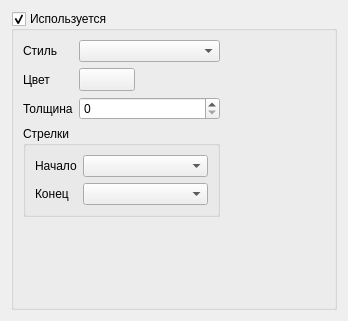
<?xml version="1.0" encoding="UTF-8"?>
<ui version="4.0">
 <class>EditPenWidget</class>
 <widget class="QWidget" name="EditPenWidget">
  <property name="geometry">
   <rect>
    <x>0</x>
    <y>0</y>
    <width>348</width>
    <height>321</height>
   </rect>
  </property>
  <property name="windowTitle">
   <string>Form</string>
  </property>
  <layout class="QVBoxLayout" name="verticalLayout">
   <item>
    <widget class="QGroupBox" name="groupBox">
     <property name="title">
      <string>Используется</string>
     </property>
     <property name="checkable">
      <bool>true</bool>
     </property>
     <layout class="QHBoxLayout" name="horizontalLayout">
      <item>
       <layout class="QVBoxLayout" name="verticalLayout_2">
        <item>
         <layout class="QFormLayout" name="formLayout">
          <item row="0" column="0">
           <widget class="QLabel" name="label">
            <property name="text">
             <string>Стиль</string>
            </property>
           </widget>
          </item>
          <item row="0" column="1">
           <widget class="QComboBox" name="comboBoxPenStyle"/>
          </item>
          <item row="1" column="0">
           <widget class="QLabel" name="label_2">
            <property name="text">
             <string>Цвет</string>
            </property>
           </widget>
          </item>
          <item row="1" column="1">
           <widget class="QToolButton" name="toolButtonPenColor">
            <property name="iconSize">
             <size>
              <width>48</width>
              <height>16</height>
             </size>
            </property>
           </widget>
          </item>
          <item row="2" column="0">
           <widget class="QLabel" name="label_3">
            <property name="text">
             <string>Толщина</string>
            </property>
           </widget>
          </item>
          <item row="2" column="1">
           <widget class="QSpinBox" name="spinBoxPenWidth"/>
          </item>
         </layout>
        </item>
        <item>
         <widget class="QGroupBox" name="groupBox_2">
          <property name="title">
           <string>Стрелки</string>
          </property>
          <property name="flat">
           <bool>true</bool>
          </property>
          <layout class="QFormLayout" name="formLayout_2">
           <item row="0" column="0">
            <widget class="QLabel" name="label_4">
             <property name="text">
              <string>Начало</string>
             </property>
            </widget>
           </item>
           <item row="0" column="1">
            <widget class="QComboBox" name="comboBox_2">
             <property name="minimumSize">
              <size>
               <width>125</width>
               <height>0</height>
              </size>
             </property>
            </widget>
           </item>
           <item row="1" column="0">
            <widget class="QLabel" name="label_5">
             <property name="text">
              <string>Конец</string>
             </property>
            </widget>
           </item>
           <item row="1" column="1">
            <widget class="QComboBox" name="comboBox_3">
             <property name="minimumSize">
              <size>
               <width>125</width>
               <height>0</height>
              </size>
             </property>
            </widget>
           </item>
          </layout>
         </widget>
        </item>
        <item>
         <spacer name="verticalSpacer">
          <property name="orientation">
           <enum>Qt::Vertical</enum>
          </property>
          <property name="sizeHint" stdset="0">
           <size>
            <width>20</width>
            <height>167</height>
           </size>
          </property>
         </spacer>
        </item>
       </layout>
      </item>
      <item>
       <spacer name="horizontalSpacer">
        <property name="orientation">
         <enum>Qt::Horizontal</enum>
        </property>
        <property name="sizeHint" stdset="0">
         <size>
          <width>111</width>
          <height>20</height>
         </size>
        </property>
       </spacer>
      </item>
     </layout>
    </widget>
   </item>
  </layout>
 </widget>
 <resources/>
 <connections/>
</ui>
